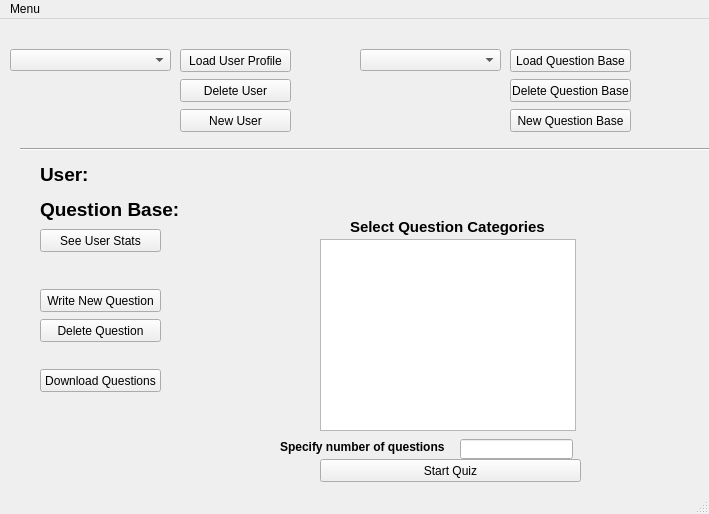
<?xml version="1.0" encoding="UTF-8"?>
<ui version="4.0">
 <class>MainWindow</class>
 <widget class="QMainWindow" name="MainWindow">
  <property name="windowModality">
   <enum>Qt::ApplicationModal</enum>
  </property>
  <property name="geometry">
   <rect>
    <x>0</x>
    <y>0</y>
    <width>709</width>
    <height>514</height>
   </rect>
  </property>
  <property name="windowTitle">
   <string>MainWindow</string>
  </property>
  <widget class="QWidget" name="centralwidget">
   <widget class="QPushButton" name="questionBase_load">
    <property name="geometry">
     <rect>
      <x>510</x>
      <y>30</y>
      <width>121</width>
      <height>23</height>
     </rect>
    </property>
    <property name="text">
     <string>Load Question Base</string>
    </property>
   </widget>
   <widget class="QPushButton" name="userProfile_load">
    <property name="geometry">
     <rect>
      <x>180</x>
      <y>30</y>
      <width>111</width>
      <height>23</height>
     </rect>
    </property>
    <property name="text">
     <string>Load User Profile</string>
    </property>
   </widget>
   <widget class="QComboBox" name="questionBase_box">
    <property name="geometry">
     <rect>
      <x>360</x>
      <y>30</y>
      <width>141</width>
      <height>22</height>
     </rect>
    </property>
   </widget>
   <widget class="QComboBox" name="userProfile_box">
    <property name="geometry">
     <rect>
      <x>10</x>
      <y>30</y>
      <width>161</width>
      <height>22</height>
     </rect>
    </property>
   </widget>
   <widget class="QPushButton" name="userProfile_new">
    <property name="geometry">
     <rect>
      <x>180</x>
      <y>90</y>
      <width>111</width>
      <height>23</height>
     </rect>
    </property>
    <property name="text">
     <string>New User</string>
    </property>
   </widget>
   <widget class="QPushButton" name="userProfile_delete">
    <property name="geometry">
     <rect>
      <x>180</x>
      <y>60</y>
      <width>111</width>
      <height>23</height>
     </rect>
    </property>
    <property name="text">
     <string>Delete User</string>
    </property>
   </widget>
   <widget class="QPushButton" name="questionBase_new">
    <property name="geometry">
     <rect>
      <x>510</x>
      <y>90</y>
      <width>121</width>
      <height>23</height>
     </rect>
    </property>
    <property name="text">
     <string>New Question Base</string>
    </property>
   </widget>
   <widget class="QPushButton" name="questionBase_delete">
    <property name="geometry">
     <rect>
      <x>510</x>
      <y>60</y>
      <width>121</width>
      <height>23</height>
     </rect>
    </property>
    <property name="text">
     <string>Delete Question Base</string>
    </property>
   </widget>
   <widget class="Line" name="line">
    <property name="geometry">
     <rect>
      <x>20</x>
      <y>120</y>
      <width>761</width>
      <height>20</height>
     </rect>
    </property>
    <property name="orientation">
     <enum>Qt::Horizontal</enum>
    </property>
   </widget>
   <widget class="QLabel" name="user_label">
    <property name="geometry">
     <rect>
      <x>40</x>
      <y>140</y>
      <width>211</width>
      <height>31</height>
     </rect>
    </property>
    <property name="font">
     <font>
      <pointsize>14</pointsize>
      <weight>75</weight>
      <bold>true</bold>
     </font>
    </property>
    <property name="text">
     <string>User:</string>
    </property>
   </widget>
   <widget class="QLabel" name="loadQB">
    <property name="geometry">
     <rect>
      <x>40</x>
      <y>175</y>
      <width>501</width>
      <height>31</height>
     </rect>
    </property>
    <property name="font">
     <font>
      <pointsize>14</pointsize>
      <weight>75</weight>
      <bold>true</bold>
     </font>
    </property>
    <property name="text">
     <string>Question Base:</string>
    </property>
   </widget>
   <widget class="QPushButton" name="question_write">
    <property name="geometry">
     <rect>
      <x>40</x>
      <y>270</y>
      <width>121</width>
      <height>23</height>
     </rect>
    </property>
    <property name="text">
     <string>Write New Question</string>
    </property>
   </widget>
   <widget class="QPushButton" name="question_delete">
    <property name="geometry">
     <rect>
      <x>40</x>
      <y>300</y>
      <width>121</width>
      <height>23</height>
     </rect>
    </property>
    <property name="text">
     <string>Delete Question</string>
    </property>
   </widget>
   <widget class="QListWidget" name="categories_list">
    <property name="geometry">
     <rect>
      <x>320</x>
      <y>220</y>
      <width>256</width>
      <height>192</height>
     </rect>
    </property>
    <property name="selectionMode">
     <enum>QAbstractItemView::MultiSelection</enum>
    </property>
   </widget>
   <widget class="QLabel" name="categories_label">
    <property name="geometry">
     <rect>
      <x>350</x>
      <y>200</y>
      <width>231</width>
      <height>16</height>
     </rect>
    </property>
    <property name="font">
     <font>
      <pointsize>11</pointsize>
      <weight>75</weight>
      <bold>true</bold>
     </font>
    </property>
    <property name="toolTip">
     <string>To only quiz yourself on specific categories, make selections here.</string>
    </property>
    <property name="text">
     <string>Select Question Categories</string>
    </property>
   </widget>
   <widget class="QPushButton" name="start_quiz">
    <property name="geometry">
     <rect>
      <x>320</x>
      <y>440</y>
      <width>261</width>
      <height>23</height>
     </rect>
    </property>
    <property name="text">
     <string>Start Quiz</string>
    </property>
   </widget>
   <widget class="QPushButton" name="user_stats">
    <property name="geometry">
     <rect>
      <x>40</x>
      <y>210</y>
      <width>121</width>
      <height>23</height>
     </rect>
    </property>
    <property name="text">
     <string>See User Stats</string>
    </property>
   </widget>
   <widget class="QLineEdit" name="lineEdit">
    <property name="geometry">
     <rect>
      <x>460</x>
      <y>420</y>
      <width>113</width>
      <height>20</height>
     </rect>
    </property>
   </widget>
   <widget class="QLabel" name="label">
    <property name="geometry">
     <rect>
      <x>280</x>
      <y>420</y>
      <width>171</width>
      <height>16</height>
     </rect>
    </property>
    <property name="font">
     <font>
      <weight>75</weight>
      <bold>true</bold>
     </font>
    </property>
    <property name="text">
     <string>Specify number of questions</string>
    </property>
   </widget>
   <widget class="QPushButton" name="question_delete_2">
    <property name="geometry">
     <rect>
      <x>40</x>
      <y>350</y>
      <width>121</width>
      <height>23</height>
     </rect>
    </property>
    <property name="text">
     <string>Download Questions</string>
    </property>
   </widget>
  </widget>
  <widget class="QMenuBar" name="menubar">
   <property name="geometry">
    <rect>
     <x>0</x>
     <y>0</y>
     <width>709</width>
     <height>21</height>
    </rect>
   </property>
   <widget class="QMenu" name="menuMenu">
    <property name="title">
     <string>Menu</string>
    </property>
    <addaction name="actionExit"/>
   </widget>
   <addaction name="menuMenu"/>
  </widget>
  <widget class="QStatusBar" name="statusbar"/>
  <action name="actionExit">
   <property name="text">
    <string>Exit</string>
   </property>
  </action>
  <action name="actionGet_Stats">
   <property name="text">
    <string>Get Stats</string>
   </property>
  </action>
 </widget>
 <resources/>
 <connections/>
</ui>
